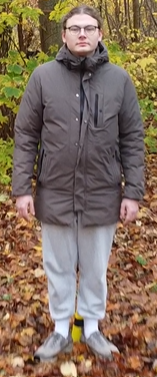
#> input picture Billeder/Military close range.png, 157 x 377 px
$ python 'Soldier Or Civilian.py'
#> lines starting #> are read from the running program, lines starting #| are printed output that depends on the picture; after the words box and inside, x2 and y2 are one past the last pixel; in counts of white or black regions, pixels touching at a corner belong together; long printed decimals are rounded
import cv2
import numpy as np
import os
import matplotlib.pyplot as plt

def compute_histogram(img, center_y_ratio=0.35, center_x_ratio=0.5, height_ratio=0.2, width_ratio=0.3):
    """
    Help-function to compute a normalized HSV histogram for the upper part (breast region) of an image.
    This is used both for reference histograms creation and for classification.
    """
    h, w = img.shape[:2]

    new_h = max(1, int(h*height_ratio))
    y_center = int(h*center_y_ratio)
    y_start = max(0, y_center - (new_h // 2))
    y_end = min(h, y_start + new_h)

    new_w = max(1, int(w*width_ratio))
    x_center = int(w*center_x_ratio)
    x_start = max(0, x_center - (new_w // 2))
    x_end = min(w, x_start + new_w)

    cropped = img[y_start:y_end, x_start:x_end]
    if cropped.size == 0:
        raise ValueError("Cropped region has zero size. Check the cropping parameters.")

    lab = cv2.cvtColor(cropped, cv2.COLOR_BGR2Lab)
    hist = cv2.calcHist([lab], [2, 1], None, [60, 60], [0, 256, 0, 256])
    hist = cv2.normalize(hist, hist).astype("float32")
    return hist

def plot_lab_histogram(hist):
    plt.figure()
    plt.imshow(hist, interpolation='nearest', origin='lower', aspect='auto', cmap='viridis')
    plt.title("Lab (a/b) histogram")
    plt.xlabel("a (Green-Red)")
    plt.ylabel("b (Blue-Yellow)")
    plt.colorbar()
    plt.show()

def load_reference_histograms(base_dir):
    """
    A function to load reference images from a folder, compute their histograms, and store them in a dictionary.
    """
    reference_histograms = {}
    for label in os.listdir(base_dir):
        class_dir = os.path.join(base_dir, label)
        if not os.path.isdir(class_dir):
            continue
        histograms = []
        for filename in os.listdir(class_dir):
            if filename.lower().endswith(('.png', '.jpg')):
                path = os.path.join(class_dir, filename)
                img = cv2.imread(path)
                if img is not None:
                    histograms.append(compute_histogram(img))
        reference_histograms[label] = histograms
    return reference_histograms

def show_crop_overlay(img, center_y_ratio=0.35, center_x_ratio=0.5, height_ratio=0.2, width_ratio=0.3):
    """
    A function only to test and visualize the cropping area used in compute_histogram.
    """
    h, w = img.shape[:2]

    crop_h = max(1, int(h * height_ratio))
    crop_w = max(1, int(w * width_ratio))
    y_center = int(h * center_y_ratio)
    x_center = int(w * center_x_ratio)

    y_start = max(0, y_center - crop_h // 2)
    y_end   = min(h, y_start + crop_h)
    x_start = max(0, x_center - crop_w // 2)
    x_end   = min(w, x_start + crop_w)

    # Tegn grøn boks
    overlay = img.copy()
    cv2.rectangle(overlay, (x_start, y_start), (x_end, y_end), (0, 255, 0), 2)

    cv2.imshow("Crop Overlay", overlay)
    cv2.waitKey(0)
    cv2.destroyAllWindows()

def classify_person(roi, reference_histograms, method=cv2.HISTCMP_BHATTACHARYYA, threshold_score=0.5):
    """
    Classify a person in the ROI as 'soldier' or 'unkown' based on histogram comparison.
    """
    roi_hist = compute_histogram(roi)
    best_score = float('inf')

    for histograms in reference_histograms.values():
        for ref_hist in histograms:
            score = cv2.compareHist(roi_hist, ref_hist, method)
            if score < best_score:
                best_score = score

    # Reverse logic for Bhattacharyya distance: lower=better to higher=better and normalize to [0, 1]:
    match_score = max(0.0, min(1.0, 1.0 - best_score))

    if best_score < threshold_score:
        print(f"Best score {best_score}")
        print(f"Classification: Military")
        return "Military", match_score
    else:
        print(f"No military match found. Best score: {best_score}")
        print(f"Classification: Civilian")
        return "Civilian", match_score

roi = cv2.imread('Billeder/Military close range.png')
#> roi is the input picture: shape (377, 157, 3); mean B, G, R 92.5, 109.8, 129.7
reference_histograms = load_reference_histograms("Reference templates")
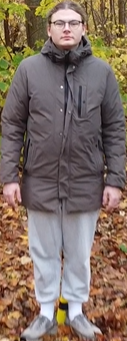
#> input picture Reference templates/Military/Soldier 1.png, 127 x 341 px
#> in load_reference_histograms, img is the input picture: shape (341, 127, 3); mean B, G, R 99.4, 110.4, 128
#> in compute_histogram, `cropped = img[y_start:y_end, x_start:x_end]`:
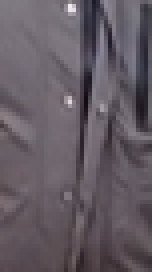
#> cropped: shape (68, 38, 3) (shown 4 times larger); mean B, G, R 99, 91, 99.5
#> in compute_histogram, `lab = cv2.cvtColor(cropped, cv2.COLOR_BGR2Lab)`: lab: shape (68, 38, 3); mean of channels 0, 1, 2 100.8, 133.1, 124.6
#> reference_histograms = 1 item
classification = classify_person(roi, reference_histograms)
#> call 2 of compute_histogram, with center_y_ratio = 0.35, center_x_ratio = 0.5, height_ratio = 0.2, width_ratio = 0.3
#> in compute_histogram (call 2), `cropped = img[y_start:y_end, x_start:x_end]`:
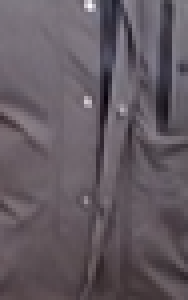
#> cropped: shape (75, 47, 3) (shown 4 times larger); mean B, G, R 97.4, 89.9, 98.9
#> in compute_histogram (call 2), `lab = cv2.cvtColor(cropped, cv2.COLOR_BGR2Lab)`: lab: shape (75, 47, 3); mean of channels 0, 1, 2 99.8, 133.2, 125
#> the loop in classify_person, `for histograms in reference_histograms.values():` made 1 pass
#> after the loop in classify_person, `for histograms in reference_histograms.values():`: best_score = 0.0869
#> in classify_person, `match_score = max(0.0, min(1.0, 1.0 - best_score))`: match_score = 0.913
#| Best score 0.08694
#> classification = ('Military', 0.913)
show_crop_overlay(roi)
#> in show_crop_overlay, `cv2.rectangle(overlay, (x_start, y_start), (x_end, y_end), (0, 255, 0)..`:
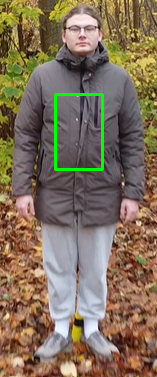
#> overlay: shape (377, 157, 3); 1.23% of pixels changed, all inside (x1, y1, x2, y2) = (54, 93, 104, 171)
hist = compute_histogram(roi)
plot_lab_histogram(hist)
#> in plot_lab_histogram, `plt.show()`:
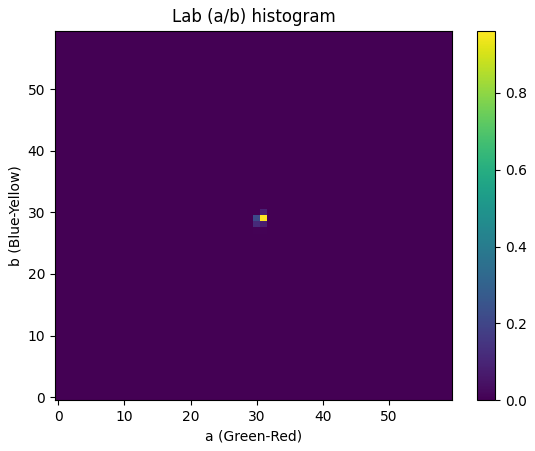
#> figure drawn by matplotlib, 2 panels
